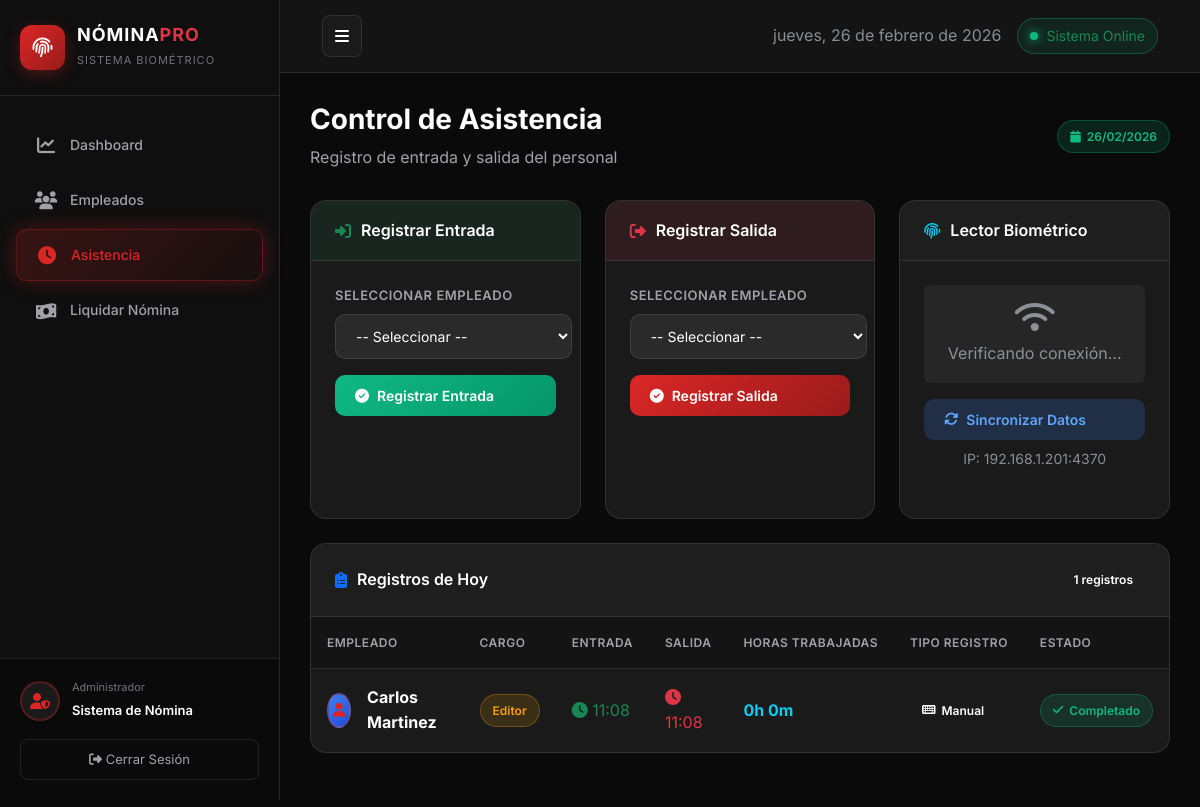
The page /asistencia on the database its author committed.
### app/models.py (models this page shows, shortened)
class Asistencia(db.Model):
    __tablename__ = 'asistencias'
    id = db.Column(db.Integer, primary_key=True)
    empleado_id = db.Column(db.Integer, db.ForeignKey('empleados.id'), nullable=False)
    fecha = db.Column(db.Date, nullable=False)
    hora_entrada = db.Column(db.Time, nullable=True)
    hora_salida = db.Column(db.Time, nullable=True)
    tipo_registro = db.Column(db.String(20), default='manual')  # 'manual' o 'biometrico'

class Empleado(db.Model):
    __tablename__ = 'empleados'
    id = db.Column(db.Integer, primary_key=True)
    nombre = db.Column(db.String(100), nullable=False)
    apellido = db.Column(db.String(100), nullable=False)
    cedula = db.Column(db.String(20), unique=True, nullable=False)
    cargo = db.Column(db.String(100), nullable=False)
    salario_hora = db.Column(db.Float, nullable=False)
    uid_biometrico = db.Column(db.Integer, unique=True)  # ID del lector ZKTeco
    activo = db.Column(db.Boolean, default=True)
    fecha_registro = db.Column(db.DateTime, default=datetime.utcnow)
    asistencias = db.relationship('Asistencia', backref='empleado', lazy=True)

### app/routes.py (the view)
@main.route('/asistencia')
def asistencia():
    hoy = date.today()
    registros = Asistencia.query.filter_by(fecha=hoy).order_by(Asistencia.hora_entrada.desc()).all()
    empleados = Empleado.query.filter_by(activo=True).all()
    return render_template('asistencia.html', registros=registros, empleados=empleados, hoy=hoy)

### app/templates/asistencia.html (shortened to what this page needs)
{% extends "base.html" %}
{% block content %}
<div class="page-header d-flex justify-content-between align-items-center">
    <div>
        <h2>Control de Asistencia</h2>
        <p>Registro de entrada y salida del personal</p>
    </div>
    <div class="d-flex gap-3 align-items-center">
        <span class="badge-custom badge-success">
            <i class="fas fa-calendar"></i> {{ hoy.strftime('%d/%m/%Y') }}
        </span>
    </div>
</div>
<div class="row">
    <div class="col-md-4 mb-4">
        <div class="content-card h-100">
            <div class="card-header-custom bg-success bg-opacity-10">
                <h5><i class="fas fa-sign-in-alt text-success"></i> Registrar Entrada</h5>
            </div>
            <div class="card-body-custom">
                <form method="POST" action="{{ url_for('main.registrar_asistencia') }}">
                    <div class="mb-3">
                        <label class="form-label-custom">Seleccionar Empleado</label>
                        <select class="form-control-custom" name="empleado_id" required>
                            <option value="">-- Seleccionar --</option>
                        </select>
                    </div>
                    <button type="submit" class="btn btn-success w-100 btn-custom" style="background: linear-gradient(135deg, #10b981, #059669);">
                        <i class="fas fa-check-circle"></i> Registrar Entrada
                    </button>
                </form>
            </div>
        </div>
    </div>
    <div class="col-md-4 mb-4">
        <div class="content-card h-100">
            <div class="card-header-custom bg-danger bg-opacity-10">
                <h5><i class="fas fa-sign-out-alt text-danger"></i> Registrar Salida</h5>
            </div>
            <div class="card-body-custom">
                <form method="POST" action="{{ url_for('main.registrar_asistencia') }}">
                    <div class="mb-3">
                        <label class="form-label-custom">Seleccionar Empleado</label>
                        <select class="form-control-custom" name="empleado_id" required>
                            <option value="">-- Seleccionar --</option>
                        </select>
                    </div>
                    <button type="submit" class="btn btn-danger w-100 btn-custom" style="background: linear-gradient(135deg, #dc2626, #991b1b);">
                        <i class="fas fa-check-circle"></i> Registrar Salida
                    </button>
                </form>
            </div>
        </div>
    </div>
    <div class="col-md-4 mb-4">
        <div class="content-card h-100">
            <div class="card-header-custom">
                <h5><i class="fas fa-fingerprint text-info"></i> Lector Biométrico</h5>
            </div>
            <div class="card-body-custom text-center">
                <div id="estado-biometrico" class="mb-3 p-3 rounded" style="background: rgba(255,255,255,0.05);">
                    <i class="fas fa-wifi fa-2x text-muted mb-2"></i>
                    <p class="mb-0 text-muted">Verificando conexión...</p>
                </div>
                <button class="btn btn-info w-100 btn-custom mb-2" onclick="sincronizarBiometrico()" style="background: rgba(59, 130, 246, 0.2); border-color: rgba(59, 130, 246, 0.5); color: #60a5fa;">
                    <i class="fas fa-sync-alt"></i> Sincronizar Datos
                </button>
                <small class="text-muted d-block">IP: 192.168.1.201:4370</small>
            </div>
        </div>
    </div>
</div>
<div class="content-card">
    <div class="card-header-custom d-flex justify-content-between align-items-center">
        <h5><i class="fas fa-clipboard-list text-primary"></i> Registros de Hoy</h5>
        <span class="badge-custom badge-primary">{{ registros|length }} registros</span>
    </div>
    <div class="card-body-custom p-0">
        <div class="table-container">
            <table class="data-table">
                <thead>
                    <tr>
                        <th>Empleado</th>
                        <th>Cargo</th>
                        <th>Entrada</th>
                        <th>Salida</th>
                        <th>Horas Trabajadas</th>
                        <th>Tipo Registro</th>
                        <th>Estado</th>
                    </tr>
                </thead>
                <tbody>
                    {% for reg in registros %}
                    <tr>
                        <td>
                            <div class="d-flex align-items-center gap-3">
                                <div class="user-avatar" style="width: 35px; height: 35px; font-size: 14px; background: linear-gradient(135deg, #3b82f6, #1d4ed8);">
                                    <i class="fas fa-user"></i>
                                </div>
                                <strong>{{ reg.empleado.nombre }} {{ reg.empleado.apellido }}</strong>
                            </div>
                        </td>
                        <td><span class="badge-custom badge-warning">{{ reg.empleado.cargo }}</span></td>
                        <td>
                            {% if reg.hora_entrada %}
                                <span class="text-success"><i class="fas fa-clock"></i> {{ reg.hora_entrada.strftime('%H:%M') }}</span>
                            {% else %}
                                <span class="text-muted">--:--</span>
                            {% endif %}
                        </td>
                        <td>
                            {% if reg.hora_salida %}
                                <span class="text-danger"><i class="fas fa-clock"></i> {{ reg.hora_salida.strftime('%H:%M') }}</span>
                            {% else %}
                                <span class="text-muted">--:--</span>
                            {% endif %}
                        </td>
                        <td>
                            {% if reg.hora_entrada and reg.hora_salida %}
                                {% set entrada_min = reg.hora_entrada.hour * 60 + reg.hora_entrada.minute %}
                                {% set salida_min = reg.hora_salida.hour * 60 + reg.hora_salida.minute %}
                                {% set horas = (salida_min - entrada_min) // 60 %}
                                {% set minutos = (salida_min - entrada_min) % 60 %}
                                <strong class="text-info">{{ horas }}h {{ minutos }}m</strong>
                            {% else %}
                                <span class="text-muted">--</span>
                            {% endif %}
                        </td>
                        <td>
                            <span class="badge-custom badge-{{ 'success' if reg.tipo_registro == 'biometrico' else 'primary' }}">
                                <i class="fas fa-{{ 'fingerprint' if reg.tipo_registro == 'biometrico' else 'keyboard' }}"></i>
                                {{ reg.tipo_registro|title }}
                            </span>
                        </td>
                        <td>
                            {% if reg.hora_entrada and reg.hora_salida %}
                                <span class="badge-custom badge-success"><i class="fas fa-check"></i> Completado</span>
                            {% elif reg.hora_entrada %}
                                <span class="badge-custom badge-warning"><i class="fas fa-hourglass-half"></i> En curso</span>
                            {% else %}
                                <span class="badge-custom badge-danger"><i class="fas fa-times"></i> Pendiente</span>
                            {% endif %}
                        </td>
                    </tr>
                    {% endfor %}
                </tbody>
            </table>
        </div>
    </div>
</div>
{% endblock %}

### app/static/css/style.css (style rules this page uses)
:root { --bg-primary: #0a0a0a; --bg-secondary: #141414; --bg-card: #1a1a1a; --bg-card-hover: #222222; --bg-sidebar: #0f0f0f; --bg-input: #2a2a2a; --accent-red: #dc2626; --accent-red-hover: #b91c1c; --accent-red-glow: rgba(220, 38, 38, 0.3); --accent-green: #10b981; --accent-green-hover: #059669; --accent-green-glow: rgba(16, 185, 129, 0.3); --text-primary: #ffffff; --text-secondary: #a1a1aa; --text-muted: #71717a; --border-color: rgba(255, 255, 255, 0.1); --border-red: rgba(220, 38, 38, 0.3); --glass-bg: rgba(26, 26, 26, 0.8); --glass-border: rgba(255, 255, 255, 0.05); }
* { margin: 0; padding: 0; box-sizing: border-box; }
body { font-family: 'Inter', -apple-system, BlinkMacSystemFont, sans-serif; background-color: var(--bg-primary); color: var(--text-primary); line-height: 1.6; overflow-x: hidden; }
.user-avatar { width: 40px; height: 40px; background: var(--bg-card); border-radius: 50%; display: flex; align-items: center; justify-content: center; color: var(--accent-red); border: 2px solid var(--border-red); }
.page-header { margin-bottom: 30px; }
.page-header h2 { font-weight: 700; font-size: 28px; margin-bottom: 8px; }
.page-header p { color: var(--text-secondary); margin: 0; }
.content-card { background: var(--bg-card); border: 1px solid var(--border-color); border-radius: 16px; overflow: hidden; margin-bottom: 24px; }
.card-header-custom { background: rgba(255, 255, 255, 0.02); border-bottom: 1px solid var(--border-color); padding: 20px 24px; display: flex; justify-content: space-between; align-items: center; }
.card-header-custom h5 { margin: 0; font-weight: 600; font-size: 16px; display: flex; align-items: center; gap: 10px; }
.card-body-custom { padding: 24px; }
.table-container { overflow-x: auto; }
.data-table { width: 100%; border-collapse: separate; border-spacing: 0; }
.data-table thead th { background: var(--bg-secondary); color: var(--text-secondary); font-weight: 600; font-size: 12px; text-transform: uppercase; letter-spacing: 0.5px; padding: 16px; border-bottom: 1px solid var(--border-color); white-space: nowrap; }
.data-table tbody td { padding: 16px; border-bottom: 1px solid var(--border-color); color: var(--text-primary); vertical-align: middle; }
.data-table tbody tr { transition: all 0.2s ease; }
.data-table tbody tr:last-child td { border-bottom: none; }
.badge-custom { padding: 6px 12px; border-radius: 20px; font-size: 12px; font-weight: 600; display: inline-flex; align-items: center; gap: 6px; }
.badge-success { background: rgba(16, 185, 129, 0.15); color: var(--accent-green); border: 1px solid rgba(16, 185, 129, 0.3); }
.badge-warning { background: rgba(245, 158, 11, 0.15); color: #f59e0b; border: 1px solid rgba(245, 158, 11, 0.3); }
.btn-custom { padding: 10px 20px; border-radius: 10px; font-weight: 600; font-size: 14px; display: inline-flex; align-items: center; gap: 8px; transition: all 0.3s ease; border: none; cursor: pointer; }
.form-control-custom { background: var(--bg-input); border: 1px solid var(--border-color); border-radius: 10px; padding: 12px 16px; color: var(--text-primary); font-size: 14px; transition: all 0.3s ease; }
.form-control-custom::placeholder { color: var(--text-muted); }
.form-label-custom { color: var(--text-secondary); font-size: 13px; font-weight: 600; margin-bottom: 8px; display: block; text-transform: uppercase; letter-spacing: 0.5px; }

### rows shown on the page
Asistencia: empleado.nombre "Carlos", empleado.apellido "Martinez", empleado.cargo "Editor", hora_entrada "11:08", hora_salida "11:08", horas "0", minutos "0", tipo_registro "Manual", shows "Completado"

### other values the page prints
{{ registros|length }} "1"
